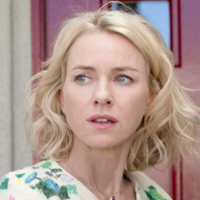
#> input picture data/input/Janey.png, 200 x 200 px
$ python -i pipeline.py   (imports and definitions only)
#> lines starting #> are read from the running program, lines starting #| are printed output that depends on the picture
#> further down, picture is the input picture: shape (200, 200, 3); mean B, G, R 140.4, 148.6, 173.6
from typing import Callable, List, Tuple
import cv2
import numpy as np
from numpy.lib.stride_tricks import as_strided


# [6 lines left out: function to_grayscale, not called in this run]


def resize(img: np.ndarray, size: Tuple[int, int]) -> np.ndarray:
    return cv2.resize(img, size, interpolation=cv2.INTER_AREA)


def gaussian_denoise(img: np.ndarray, ksize: Tuple[int, int] = (5, 5), sigma: int = 0) -> np.ndarray:
    return cv2.GaussianBlur(img, ksize, sigma)


def median_denoise(img: np.ndarray, ksize: int = 3) -> np.ndarray:
    return cv2.medianBlur(img, ksize)


# [35 lines left out: function hybrid_denoise, not called in this run]


def equalize_hist(img: np.ndarray) -> np.ndarray:
    # For grayscale
    if len(img.shape) == 2:
        return cv2.equalizeHist(img)
    # For color images operate on Y channel
    ycrcb = cv2.cvtColor(img, cv2.COLOR_BGR2YCrCb)
#> ycrcb: shape (200, 200, 3); mean of channels 0, 1, 2 155.1, 141.2, 119.7
    ycrcb[:, :, 0] = cv2.equalizeHist(ycrcb[:, :, 0])
#> ycrcb: shape (200, 200, 3); mean of channels 0, 1, 2 128.5, 141.2, 119.7
    return cv2.cvtColor(ycrcb, cv2.COLOR_YCrCb2BGR)
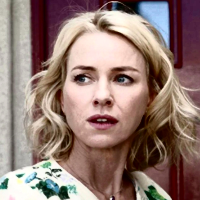
#> returned value: shape (200, 200, 3); mean B, G, R 114.6, 122.4, 146.8


# [4 lines left out: function normalize, not called in this run]


class Pipeline:
    """A simple composable image preprocessing pipeline.

    Steps are tuples of (callable, kwargs) and are applied in order.
    Each callable must accept an image (numpy array) as first arg and
    return the transformed image.
    """

    # [28 lines left out: functions __init__, add, run, not called in this run]

    @classmethod
    def from_transforms(cls, transforms: List[Tuple[Callable, dict]]):
        return cls(steps=list(transforms))


# [8 lines left out: function build_default_pipeline, not called in this run]

>>> import cv2
>>> picture = cv2.imread('../../data/input/Janey.png')
>>> result = equalize_hist(picture)
